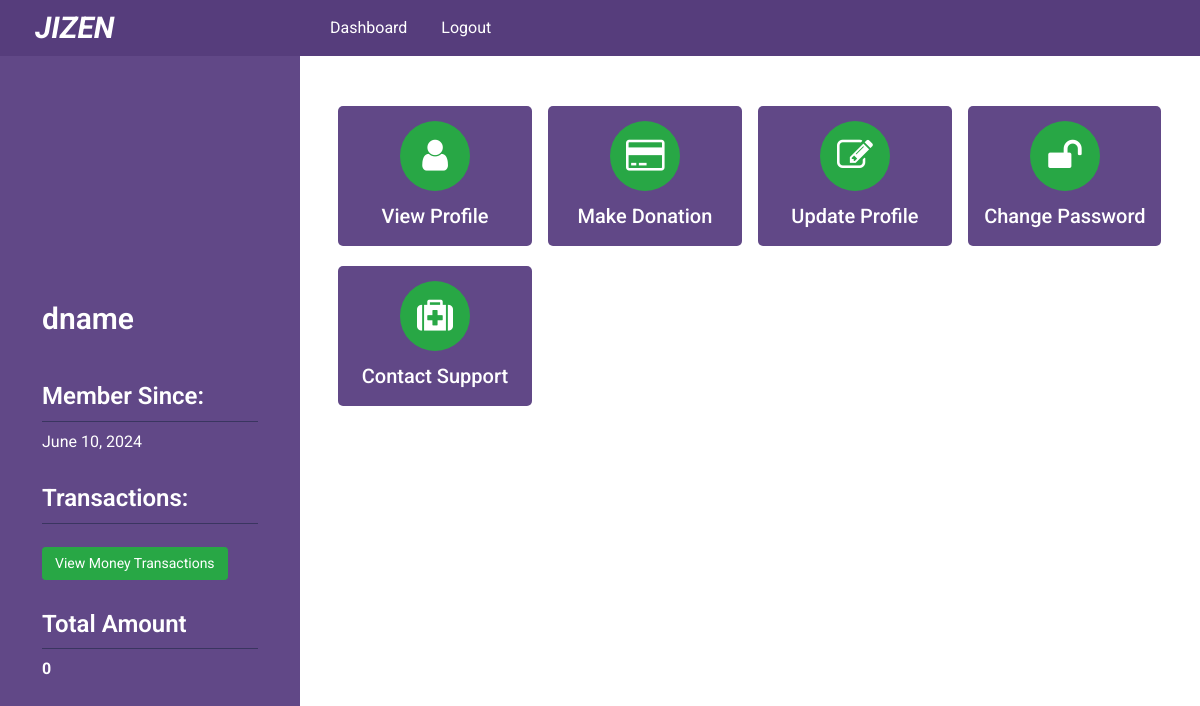
The page /dashboard/doner/ (signed in) on the database its author committed.
### poorapp/models.py (models this page shows, shortened)
class Doner(models.Model):
    doner_name      = models.CharField(max_length = 120)
    gender_list = (
        ('F','Female'),
        ('M','Male'),
        ('O','Other')
    )
    doner_gender    = models.CharField(max_length=1,choices=gender_list, null=True)
    doner_age       = models.IntegerField(null=True,blank=True)
    doner_phone     = models.CharField(max_length=15)
    doner_email     = models.EmailField(max_length=50,blank=True)
    doner_pass      = models.CharField(max_length = 300)
    doner_image     = models.ImageField(upload_to='uploads/',blank = True)
    joining_date    = models.DateField(auto_now=False, auto_now_add=True)
    district_name   = models.ForeignKey(DistrictList, on_delete= models.CASCADE)
    city_name       = models.ForeignKey(CityList, on_delete= models.CASCADE)
    status          = models.BooleanField(default=False)
    complete        = models.BooleanField(default=False)
    request         = models.BooleanField(default=False)

### poorapp/views.py (the view)
# urls.py: path('doner/', views.doner_dashboard, name='doner_dashboard'),
def doner_dashboard(request):
    return render(request,'dashboard/dashboard-doner.html')

### poorapp/templatetags/data_load.py (called while the page is built)
@register.filter(name='doner_info')
def intactive_counts(request,id):
    doner_info = Doner.objects.filter(id=id)
    return doner_info

@register.filter(name='total_payment')
def total_payment(request,id):
    my_paymenbt = PaymentProcess.objects.filter(payment_by_id=id)
    total = 0
    for payment in my_paymenbt:
        total = total + payment.payment_amount
    return total

### templates/dashboard/dashboard-doner.html (shortened to what this page needs)
{% extends 'dashboard-base.html' %}
 {% block dashboard %}
     <div class="dashboard_area">
         <div class="single_dashboard">
             <a href="{% url 'poorapp:doner_profile' request.session.userid %}"><i class="fa fa-user" aria-hidden="true"></i> <span>View Profile</span>
             </a>
         </div>
         <div class="single_dashboard">
             <a href="{% url 'poorapp:doner_payment_search' request.session.userid %}"><i class="fa fa-credit-card" aria-hidden="true"></i> <span>Make Donation</span>
             </a>
         </div>
         <div class="single_dashboard">
             <a href="{% url 'poorapp:doner_profile_update' request.session.userid %}"><i class="fa fa-pencil-square-o" aria-hidden="true"></i> <span>Update Profile</span>
             </a>
         </div>
         <div class="single_dashboard">
             <a href="{% url 'poorapp:doner_password_change' request.session.userid %}"><i class="fa fa-unlock" aria-hidden="true"></i> <span>Change Password</span>
             </a>
         </div>
         <div class="single_dashboard">
             <a href="{% url 'commonapp:contact_support' %}"><i class="fa fa-medkit" aria-hidden="true"></i> <span>Contact Support</span>
             </a>
         </div>
     </div>
 {% endblock dashboard %}

### templates/dashboard-base.html (shortened to what this page needs)
<!DOCTYPE html>
<html lang="en">
<head>
    <link rel="stylesheet" href="https://cdnjs.cloudflare.com/ajax/libs/font-awesome/4.7.0/css/font-awesome.min.css">
    {% load static %}
    {% load data_load %}
    <link rel="stylesheet" href="{% static 'css/bootstrap.min.css' %}">
    <link rel="stylesheet" href="{% static 'style.css' %}">
</head>
<body>
<header class="header_area sticky-top">
    <div class="container-fluid">
        <div class="row">
            <div class="col-sm-3">
                <div class="logo">
                    <a target="_blank" href="{% url 'commonapp:home' %}"><h2>JIZEN</h2></a>
                </div>
            </div>
            <div class="col-md-8">
                {% if request.session.admin  %}
                <div class="top_title doner_menu_area">
                        <div class="left_menu menu">
                            <ul>
                                <li><a href="">Dashboard</a></li>
                                </li>
                                <li><a href="{% url 'poorapp:admin_logout' %}">Logout</a></li>
                            </ul>
                        </div>
                        <!-- <div class="right_menu menu">
                            <ul>
                                <li><a href="">Settings <i class="fa fa-sort-down"></i></a>
                                    <ul>
                                        <li><a href="">Update Profile</a></li>
                                        <li><a href="">Change Password</a></li>
                                        <li><a href="">View login History</a></li>
                                        <li><a href="">Help</a></li>
                                    </ul>
                                </li>
                            </ul>
                        </div> -->
                    </div>
                {% elif request.session.userid %}
                    <div class="top_title doner_menu_area">
                        <div class="left_menu menu">
                            <ul>
                                <li><a href="{% url 'poorapp:doner_dashboard' %}">Dashboard</a></li>
                                <li><a href="{% url 'poorapp:doner_logout' %}">Logout</a></li>
                            </ul>
                        </div>
                    </div>
                {% endif %}
            </div>
        </div>
    </div>
</header>
<section class="dashboard_content_area">
    <div class="container-fluid">
        <div class="row">
            <div class="col-sm-3 fixed-left dashboard_sidebar">
                <div class="sidebar">
                {% if request.session.admin %}
                    <div class="accordion single_sidebar" id="accordionExample">
                        <h3 class="collapsed" data-toggle="collapse" data-target="#one" aria-expanded="true" aria-controls="one"><i class="fa fa-list-ul"></i> Receiver Dashboard</h3>
                        <div id="one" class="dashboard_menu collapse show" data-parent="">
                            <ul>
                                <li><a href="{% url 'poorapp:poor_list' %}"><i class="fa fa-hand-o-right"></i> Receiver list</a></li>
                            </ul>
                        </div>
                        <h3 class="collapsed" data-toggle="collapse" data-target="#helper" aria-expanded="true" aria-controls="helper"><i class="fa fa-list-ul"></i> Who are Helping Now</h3>
                        <div id="helper" class="dashboard_menu collapse show" data-parent="">
                            <ul>
                                <li><a href="{% url 'poorapp:doner_list' %}"><i class="fa fa-hand-o-right"></i> Donor List</a></li>
                            </ul>
                        </div>
                    </div>
                    {% elif request.session.userid %}
                        <div class="doner_profile_area">
                            {% for doner in doner_info|doner_info:request.session.userid %}
                                {% if doner.doner_image%}
                                    <div class="doner_image">
                                        <a href="{% url 'poorapp:doner_dashboard' %}"><img src="{{doner.doner_image.url}}" alt=""></a>
                                    </div>
                                {% endif %}
                                <div class="general_info">
                                    <h2>{{doner.doner_name}}</h2>
                                    <h3>Member Since:</h3>
                                    <p>{{doner.joining_date}}</p>
                                    <h3>Transactions: </h2>
                                    <a href="{% url 'poorapp:view_transactions' request.session.userid %}" class="btn btn-success btn-sm">View Money Transactions</a>
                                    <h3>Total Amount</h3>
                                    <p><strong>{{ total_payments|total_payment:request.session.userid }}</strong></p>
                                </div>
                            {% endfor %}
                        </div>
                    {% endif %}
                </div>
            </div>
            <div class="col-sm-9">
                <div class="dashboard_content">
                    {% block dashboard %}
                    {% endblock dashboard %}
                </div>
            </div>
        </div>
    </div>
</section>
</body>
</html>

### static/style.css (style rules this page uses)
body { font-family: 'Roboto', sans-serif; }
.header_area { background-color: #563d7c; }
*,h1,h2,h3,h4,h5,h6,ul,li,a,p { margin: 0; padding: 0; }
.logo h2 { font-size: 30px; color: #fff; margin-bottom: 0; padding: 5px 20px; margin: 5px 0; display: inline-block; border-radius: 5px; font-style: italic; font-weight: 700; }
.col-sm-3.dashboard_sidebar { background-color: #614887; padding-bottom: 60px; min-height: 700px; }
ul { list-style: none; }
.dashboard_content { padding: 30px 15px 80px; z-index: 1; position: relative; }
.menu ul li { display: inline; }
.menu ul li a { color: #fff; font-weight: 400; display: inline-block; font-size: 16px; padding: 16px 15px; text-transform: capitalize; text-decoration: none; transition: all 0.5s; }
.doner_image { text-align: center; }
.doner_image a { display: block; width: 200px; height: 200px; display: block; overflow: hidden; border-radius: 400px; }
.general_info p { color: #fff; margin-bottom: 20px; }
.doner_profile_area { padding: 30px 10%; }
.general_info h2 { font-size: 30px; color: #fff; font-weight: 600; padding: 15px 0; }
.general_info a.btn { padding: 5px 12px; margin-top: 15px; }
.general_info h3 { font-size: 24px; font-weight: 600; color: #fff; padding-bottom: 10px; margin-bottom: 8px; border-bottom: 1px solid #3A3560; margin-top: 30px; }
.left_menu.menu { float: left; width: 87%; }
.menu ul li { position: relative; }
.single_dashboard { float: left; width: 23%; margin: 10px 1%; display: block; }
.single_dashboard a { background: #614887; display: block; text-align: center; padding: 15px 10px; border-radius: 5px; color: #fff; font-size: 20px; text-decoration: none; font-weight: 500; transition: all 0.5s; }
.single_dashboard a i { display: block; margin-bottom: 20px; width: 70px; height: 70px; background: #28a745; border-radius: 300px; margin: 0 auto; font-size: 36px; padding: 16px; margin-bottom: 10px; transition: all 0.5s; }

### rows shown on the page
Doner: doner_name "dname", joining_date "June 10, 2024", request "0"
